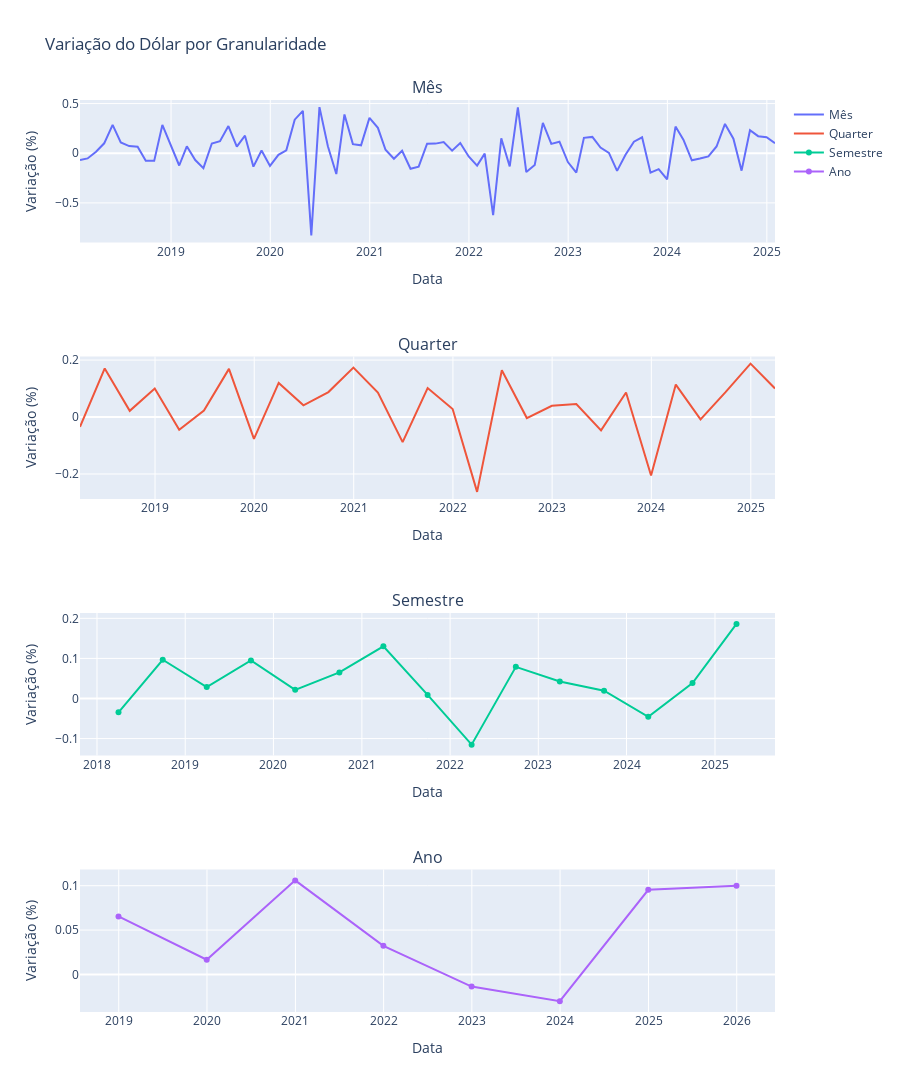

Notebook source saved alongside this figure:
### Markdown cell above
#### 2.3.2 Dólar

### Code cell
# Criação dos subplots
fig = make_subplots(rows=len(granularidades), cols=1, subplot_titles=list(granularidades.keys()))

# Loop para plotar os gráficos
for count, (nome, freq) in enumerate(granularidades.items(), start=1):
    tempo = dolar['Var%'].resample(freq).mean()

    fig.add_trace(
        go.Scatter(x=tempo.index, y=tempo.values, name=nome),
        row=count, col=1
    )
    fig.update_xaxes(title_text='Data', row=count, col=1)
    fig.update_yaxes(title_text='Variação (%)', row=count, col=1)

# Plot dos gráficos
fig.update_layout(height=1100, width=900, title_text='Variação do Dólar por Granularidade')
fig.show()
